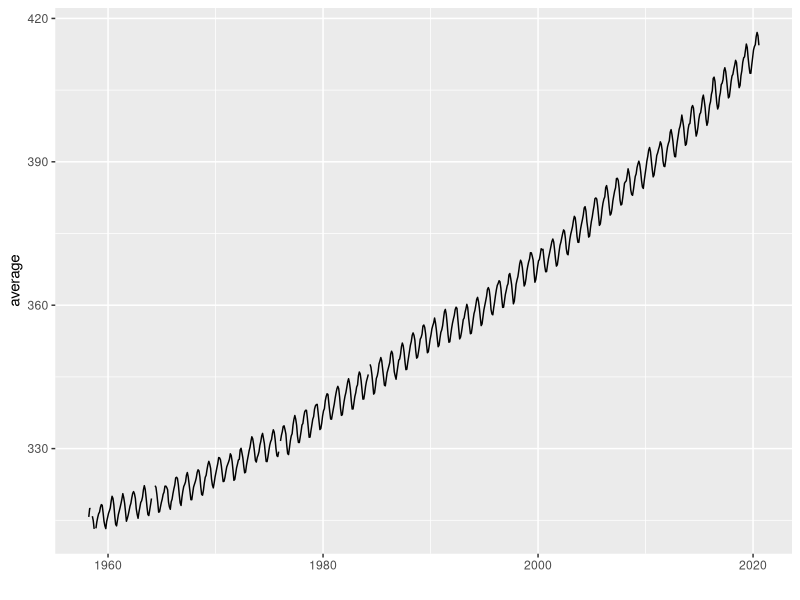

Write the R code that produced this figure.
#exer 1
#falta explicar
library(readr)
library(ggplot2)
data <- read_csv("data/co2_mm_mlo (1).csv",na = '-99.99', comment = "#")

data
p <- ggplot(data, aes(x=`decimal date`, y=average)) +
  geom_line() + 
  xlab("")
p


#exer 2